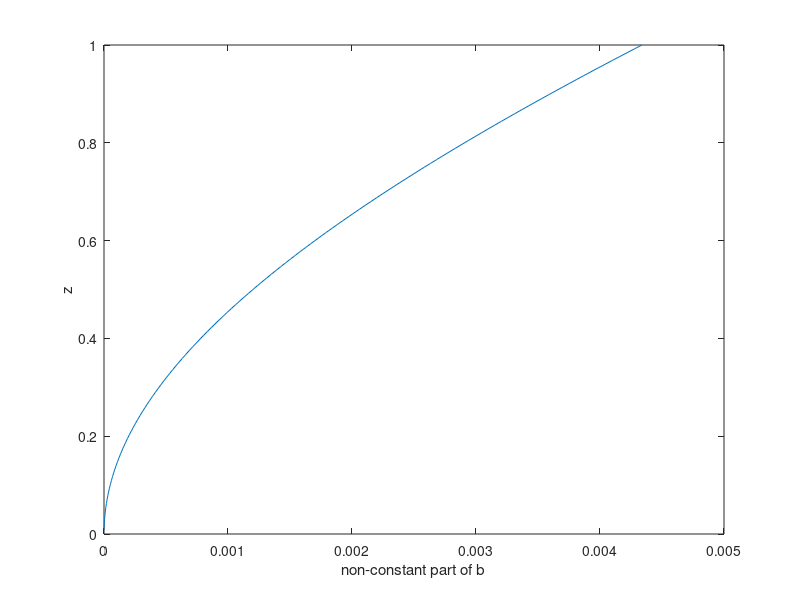

Here is the MATLAB script that generated this plot:
clear all
clc
T=0;

zpt=128;xpt=128;


dt=0.05;

X=zeros(xpt,zpt);Z=zeros(xpt,zpt);
W=zeros(xpt,zpt);U=zeros(xpt,zpt);
Lx=100;Lz=1;
dx=Lx/(xpt);dz=Lz/(zpt);


%const
N1=32;
x_b=Lx/2;z_0=Lz/2;
lampda_bar=0.9*(Lz/2);
epsinon=0.01;
g=9.8;
sigma_bar=epsinon*g*(2*pi)/(lampda_bar);
delta_sigma=(2/3)*(sigma_bar/(N1-1));
k_bar=2*pi/lampda_bar;
cg=0.5*(sigma_bar)/(k_bar);
H=1;
for i = 1:xpt
    for k = 1:zpt
           X(i,k)= i*dx;
           Z(i,k)= k*dz;
          
           
     end
end
sigma_j=0;
k_j=0;
for N = 1:N1
    for k = 1:zpt
        sigma_j=k*sigma_bar; k_j=k_bar;
       W(1,k)=0.01*log(cosh(dz*k));%W(1,k)+exp(-((k-1)*dz/H)^2)*( sigma_j*( sin( (sigma_j/cg-k_j)*x_b-sigma_j*dt*T ) )  );
           
     end
end



%quiver(X,Z,U,W,'k')
plot(W(1,:),Z(1,:))
%axis([(-0.01*Lx+min(min(X))) max(max(X)) min(min(Z)) max(max(Z)) ])
xlabel('non-constant part of b')
ylabel('z')